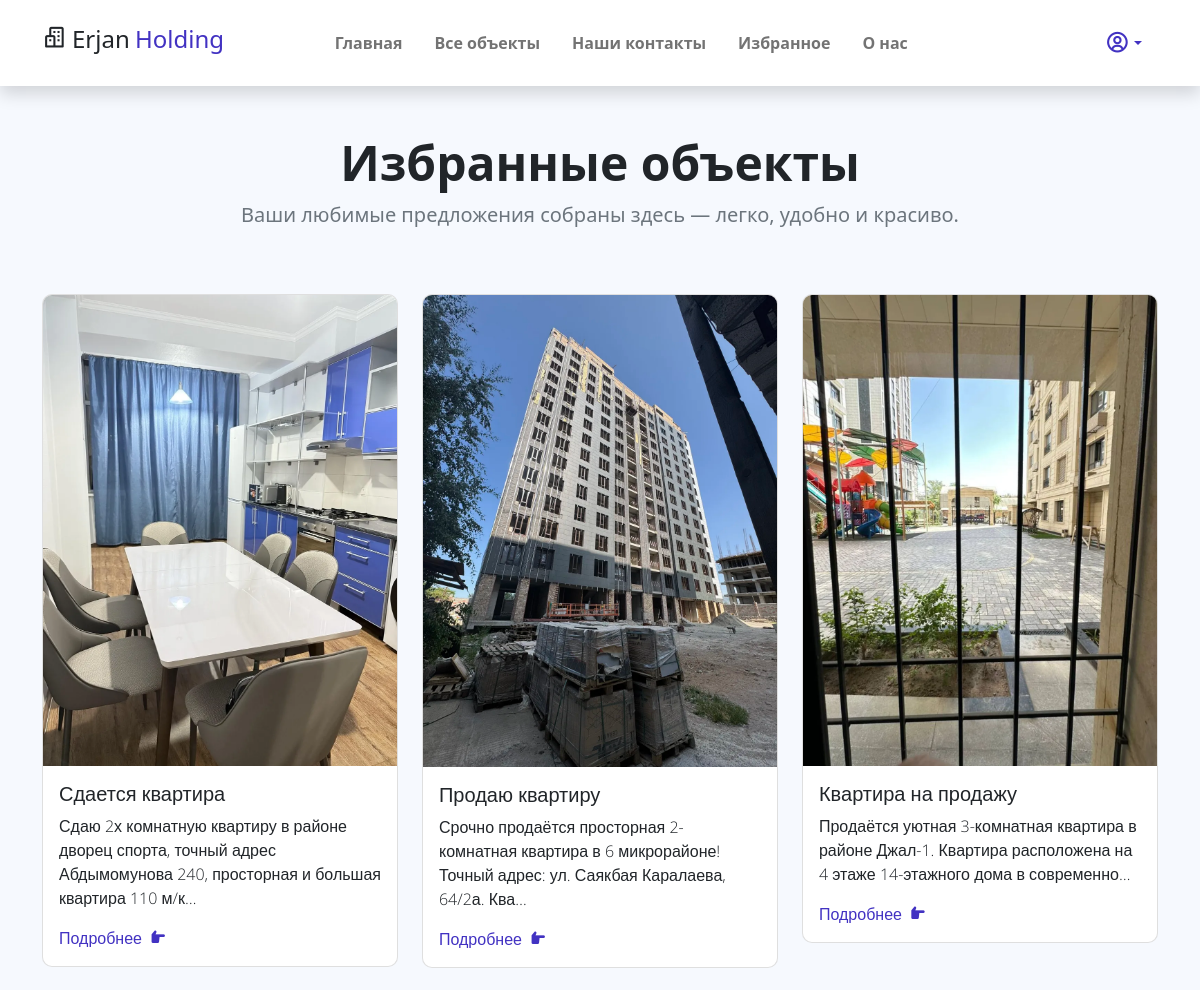
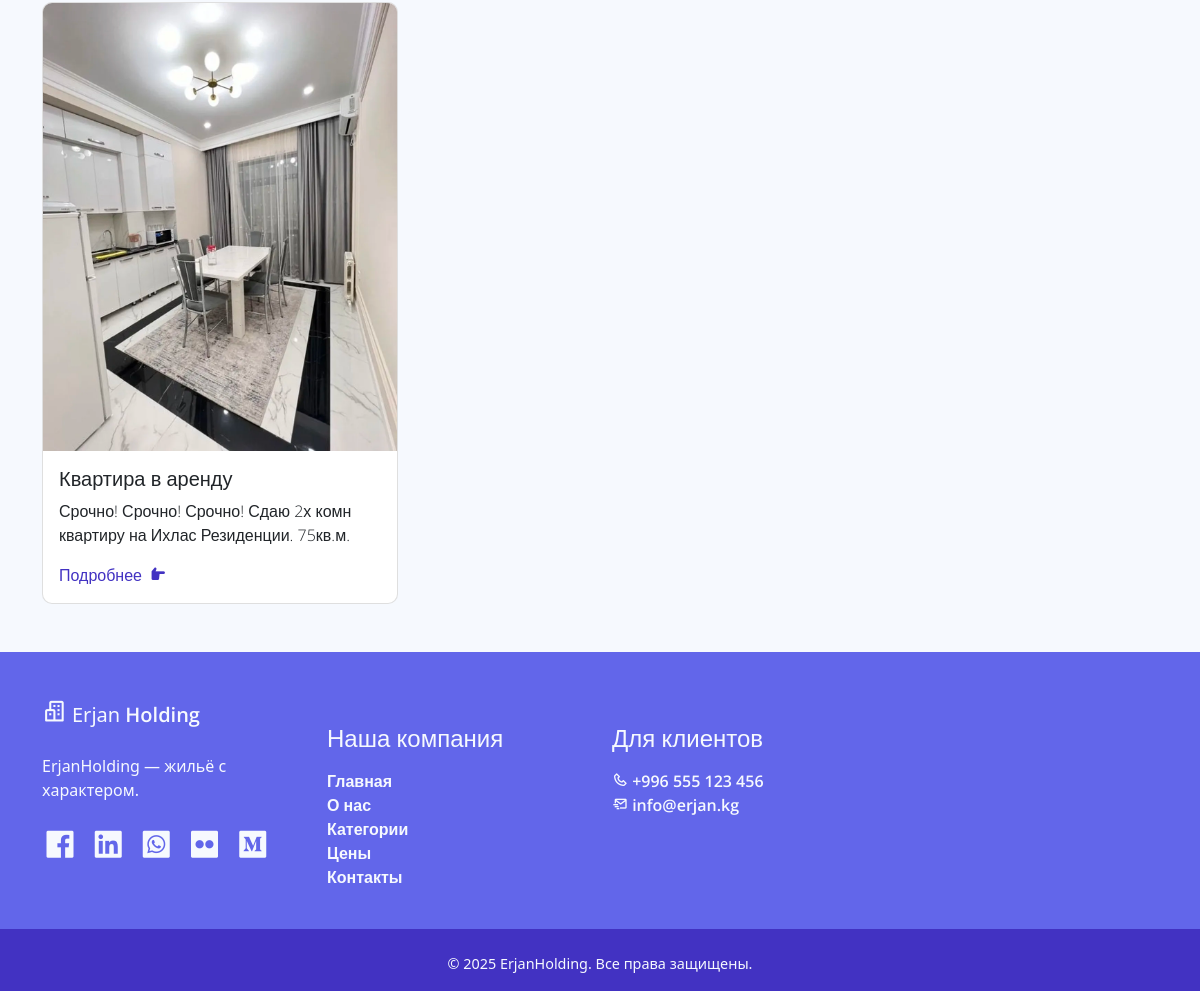
The app's page /favourite_list/ (signed in) with its own data (2 pictures, top to bottom).
### product/models.py (models this page shows, shortened)
class Estate(models.Model):
    user = models.ForeignKey(MyUser, on_delete=models.CASCADE, default=1)
    title = models.CharField(max_length=100, verbose_name='Название')
    category = models.ForeignKey(Category, on_delete=models.PROTECT, verbose_name='Категория')
    area = models.DecimalField(decimal_places=2, max_digits=10, verbose_name='Площадь')
    city = models.ForeignKey(City, on_delete=models.CASCADE, verbose_name='Город')
    district = models.ForeignKey(District, on_delete=models.CASCADE, verbose_name='Район')
    rooms = models.SmallIntegerField(verbose_name='Количество комнат')
    mail_cover = models.ImageField(upload_to='images/', verbose_name='Обложка', null=True, blank=True)
    geo = models.TextField()
    price = models.DecimalField(decimal_places=2, max_digits=10, verbose_name='Цена')
    description = models.TextField(verbose_name='Описание')
    promo_video = models.FileField(upload_to='videos/', verbose_name='Видеоролик', null=True, blank=True)
    is_active = models.BooleanField(default=True)
    created_at = models.DateTimeField(auto_now_add=True, verbose_name='Дата создания')
    updated_at = models.DateTimeField(auto_now=True, verbose_name='Дата обновления')
    objects = InheritanceManager()
    is_popular = models.BooleanField(default=False)
    is_new = models.BooleanField(default=False)
    class Meta:
        verbose_name = 'Недвижимость'
        verbose_name_plural = 'Недвижимости'

### product/views.py (the view)
# urls.py: path('favourite_list/', views.favourite_list, name='favourite_list'),
@login_required
def favourite_list(request):
    favourite_estates = Estate.objects.filter(favourite__user=request.user)
    for estate in favourite_estates:
        estate.is_favourite = True
    return render(request, 'main/favourite_list.html', {'favourite_estates': favourite_estates})

### product/templates/main/favourite_list.html (shortened to what this page needs)
{% extends 'base.html' %}
{% load static %}
{% block content %}
<section class="py-5 bg-light">
    <div class="container">
        <div class="row justify-content-center text-center mb-5">
            <div class="col-lg-8">
                <h2 class="display-5 fw-bold text-dark">Избранные объекты</h2>
                <p class="lead text-muted">Ваши любимые предложения собраны здесь — легко, удобно и красиво.</p>
            </div>
        </div>
        <div class="row g-4">
    {% for favourite in favourite_estates %}
        <a href="{% url 'detail' favourite.id %}" class="col-sm-6 col-lg-4 text-decoration-none project marketing social business">
            <div class="service-work overflow-hidden card mb-5 mx-5 m-sm-0">
                <img class="card-img-top" src="{{ favourite.mail_cover.url }}" alt="{{ favourite.title }}">
                <div class="card-body">
                    <h5 class="card-title light-300 text-dark">{{ favourite.title }}</h5>
                    <p class="card-text light-300 text-dark">
                        {{ favourite.description|truncatechars:120 }}
                    </p>
                    <span class="text-decoration-none text-primary light-300">
                        Подробнее <i class='bx bxs-hand-right ms-1'></i>
                    </span>
                </div>
            </div>
        </a>
    {% empty %}
        <div class="col-12 text-center">
            <p class="text-muted">Пока нет избранных объектов.</p>
        </div>
    {% endfor %}
</div>
    </div>
</section>
{% endblock %}

### static/assets/css/templatemo.css (style rules this page uses)
html { font-family: 'Open Sans', sans-serif; }
p, a { font-weight: 400; }
.light-300 { font-family: 'Open Sans', sans-serif !important; font-weight: 300; }
.service-work.card { border-radius: 10px !important; cursor: pointer; }

### records on screen
Estate: mail_cover (picture), title "Сдается квартира", description "Сдаю 2х комнатную квартиру в районе дворец спорта, точный адрес Абдымомунова 240, просторная и большая квартира 110 м/к…"
Estate: mail_cover (picture), title "Продаю квартиру", description "Срочно продаётся просторная 2-комнатная квартира в 6 микрорайоне! Точный адрес: ул. Саякбая Каралаева, 64/2а. Ква…"
Estate: mail_cover (picture), title "Квартира на продажу", description "Продаётся уютная 3-комнатная квартира в районе Джал-1. Квартира расположена на 4 этаже 14-этажного дома в современно…"
Estate: mail_cover (picture), title "Квартира в аренду", description "Срочно! Срочно! Срочно! Сдаю 2х комн квартиру на Ихлас Резиденции. 75кв.м."
